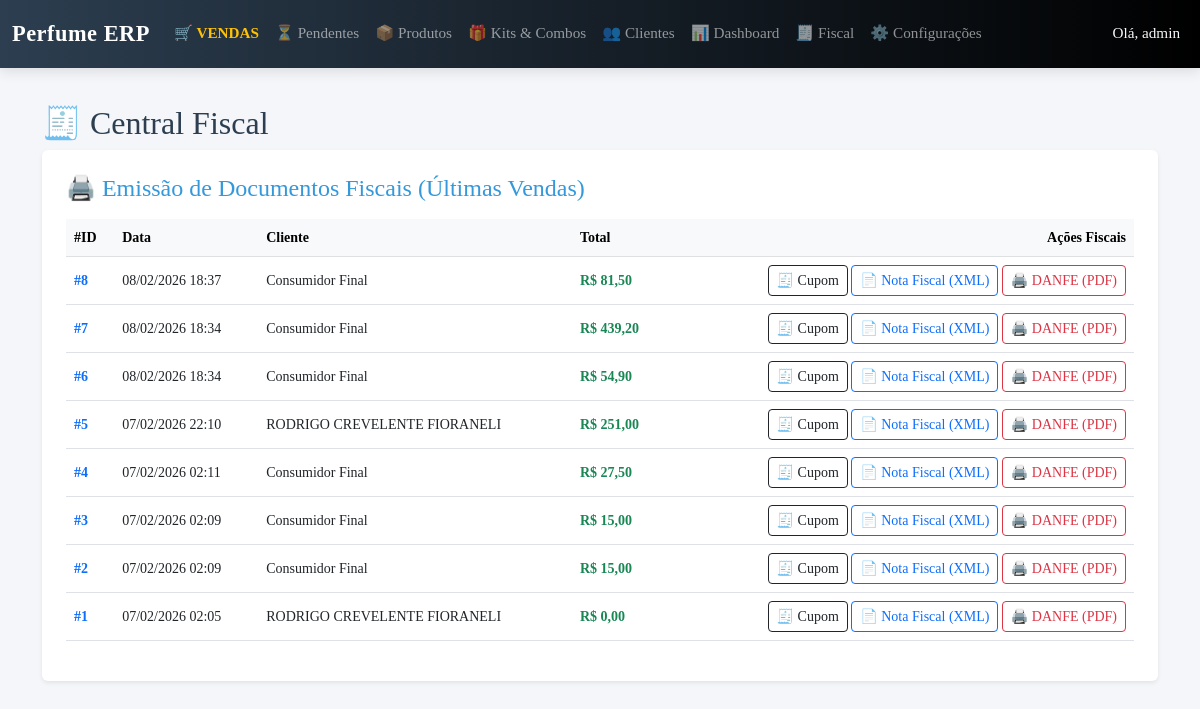
The app's page /relatorios/importar/ (signed in) with its own data.
### sales/models.py (models this page shows, shortened)
class Sale(models.Model):
    PAYMENT_CHOICES = [
        ('pix', 'PIX'),
        ('credit', 'Cartão de Crédito'),
        ('debit', 'Cartão de Débito'),
        ('cash', 'Dinheiro'),
    ]
    STATUS_CHOICES = [
        ('pending', 'Pendente'),
        ('completed', 'Finalizada'),
        ('canceled', 'Cancelada'),
    ]
    CALC_TYPE_CHOICES = [
        ('fixed', 'R$'),
        ('percent', '%'),
    ]
    salesperson = models.ForeignKey(User, on_delete=models.SET_NULL, null=True, blank=True, verbose_name="Vendedor")
    customer = models.ForeignKey(Customer, on_delete=models.SET_NULL, null=True, blank=True, verbose_name="Cliente")
    created_at = models.DateTimeField(auto_now_add=True, verbose_name="Data")
    payment_method = models.CharField("Pagamento", max_length=20, choices=PAYMENT_CHOICES, default='pix')
    installments = models.IntegerField("Parcelas", default=1)
    discount_value = models.DecimalField("Desconto", max_digits=10, decimal_places=2, default=0)
    discount_type = models.CharField("Tipo Desconto", max_length=10, choices=CALC_TYPE_CHOICES, default='fixed')
    amount_paid = models.DecimalField("Valor Pago", max_digits=10, decimal_places=2, default=0)
    tax_value = models.DecimalField("Acréscimo", max_digits=10, decimal_places=2, default=0)
    tax_type = models.CharField("Tipo Acréscimo", max_length=10, choices=CALC_TYPE_CHOICES, default='fixed')
    total = models.DecimalField(max_digits=10, decimal_places=2, default=0, editable=False)
    status = models.CharField("Status", max_length=20, choices=STATUS_CHOICES, default='pending')
    commission = models.DecimalField("Comissão", max_digits=10, decimal_places=2, default=0, editable=False)
    class Meta:
        verbose_name = "Venda"
        verbose_name_plural = "Vendas"

### customers/models.py (models this page shows, shortened)
class Customer(models.Model):
    CLASSIFICATION_CHOICES = [
        ('novo', 'Novo'),
        ('recorrente', 'Recorrente'),
        ('vip', 'VIP'),
    ]
    name = models.CharField("Nome Completo", max_length=255)
    cpf_cnpj = models.CharField("CPF/CNPJ", max_length=20, unique=True, blank=True, null=True)
    phone = models.CharField("Telefone / WhatsApp", max_length=20)
    email = models.EmailField("E-mail", blank=True, null=True)
    birth_date = models.DateField("Data de Nascimento", blank=True, null=True)
    zip_code = models.CharField("CEP", max_length=10, blank=True)
    street = models.CharField("Logradouro", max_length=100, blank=True)
    number = models.CharField("Número", max_length=10, blank=True)
    complement = models.CharField("Complemento", max_length=50, blank=True)
    neighborhood = models.CharField("Bairro", max_length=50, blank=True)
    city = models.CharField("Cidade", max_length=50, blank=True)
    state = models.CharField("UF", max_length=2, blank=True)
    fragrance_preferences = models.ManyToManyField(FragranceFamily, blank=True, verbose_name="Preferências Olfativas")
    favorite_brands = models.TextField("Marcas Favoritas", blank=True, help_text="Ex: Chanel, Dior (separado por vírgula)")
    loyalty_points = models.IntegerField("Pontos de Fidelidade", default=0)
    classification = models.CharField("Classificação", max_length=20, choices=CLASSIFICATION_CHOICES, default='novo')
    created_at = models.DateTimeField(auto_now_add=True)
    updated_at = models.DateTimeField(auto_now=True)
    class Meta:
        verbose_name = "Cliente"
        verbose_name_plural = "Clientes"

### sales/decorators.py (the view)
    def _wrapped_view(request, *args, **kwargs):
        if request.user.is_authenticated and request.user.is_superuser:
            return view_func(request, *args, **kwargs)
        messages.error(request, '⛔ Acesso Negado: Apenas administradores podem acessar esta área.')
        return redirect('pos_view')

### reports/views.py (called while the page is built, shortened)
@admin_required
@login_required
def import_data(request):
    recent_sales = Sale.objects.filter(status__in=['completed', 'pending']).select_related('customer').order_by('-created_at')[:10]
    return render(request, 'reports/import.html', {'sales': recent_sales})

### templates/reports/import.html (shortened to what this page needs)
{% extends 'base.html' %}
{% block content %}
<div class="container mt-4">
    <h2 style="color: #2c3e50;">🧾 Central Fiscal</h2>
    <div class="card p-4 mb-4 shadow-sm border-0">
        <h4 class="mb-3 text-primary">🖨️ Emissão de Documentos Fiscais (Últimas Vendas)</h4>
        <div class="table-responsive">
            <table class="table table-hover align-middle">
                <thead class="table-light">
                    <tr>
                        <th>#ID</th>
                        <th>Data</th>
                        <th>Cliente</th>
                        <th>Total</th>
                        <th style="text-align: right;">Ações Fiscais</th>
                    </tr>
                </thead>
                <tbody>
                    {% for sale in sales %}
                    <tr>
                        <td><a href="{% url 'sale_detail' sale.id %}" class="text-decoration-none fw-bold">#{{ sale.id }}</a></td>
                        <td>{{ sale.created_at|date:"d/m/Y H:i" }}</td>
                        <td>{{ sale.customer.name|default:"Consumidor Final" }}</td>
                        <td class="fw-bold text-success">R$ {{ sale.total|floatformat:2 }}</td>
                        <td style="text-align: right;">
                            <a href="{% url 'download_fiscal' sale.id 'cupom' %}" class="btn btn-sm btn-outline-dark" title="Imprimir Cupom">
                                🧾 Cupom
                            </a>
                            <a href="{% url 'download_fiscal' sale.id 'nfe' %}" class="btn btn-sm btn-outline-primary" title="Gerar XML NF-e">
                                📄 Nota Fiscal (XML)
                            </a>
                            <a href="{% url 'download_fiscal' sale.id 'danfe' %}" class="btn btn-sm btn-outline-danger" title="Imprimir DANFE">
                                🖨️ DANFE (PDF)
                            </a>
                        </td>
                    </tr>
                    {% empty %}
                    <tr><td colspan="5" class="text-center text-muted">Nenhuma venda encontrada.</td></tr>
                    {% endfor %}
                </tbody>
            </table>
        </div>
    </div>
</div>
{% endblock %}

### templates/base.html (shortened to what this page needs)
{% load static %}
<!DOCTYPE html>
<html lang="pt-br">
<head>
    <link href="https://cdn.jsdelivr.net/npm/bootstrap@5.3.0/dist/css/bootstrap.min.css" rel="stylesheet">
    <link href="https://cdn.datatables.net/1.13.4/css/dataTables.bootstrap5.min.css" rel="stylesheet">
    <link href="https://cdn.datatables.net/responsive/2.5.0/css/responsive.bootstrap5.min.css" rel="stylesheet">
</head>
<body class="{% if user.is_authenticated %}authenticated{% endif %}">
    {% if user.is_authenticated %}
    <nav class="navbar navbar-expand-lg navbar-dark bg-dark fixed-top shadow">
        <div class="container-fluid">
            <a class="navbar-brand" href="{% url 'home' %}">Perfume ERP</a>
            <div class="collapse navbar-collapse" id="navbarNav">
                {% if user.is_authenticated %}
                <ul class="navbar-nav me-auto">
                    <li class="nav-item"><a class="nav-link fw-bold text-warning" href="{% url 'pos_view' %}">🛒 VENDAS</a></li>
                    <li class="nav-item"><a class="nav-link" href="{% url 'pending_sales' %}">⏳ Pendentes</a></li>
                    <li class="nav-item"><a class="nav-link" href="{% url 'product_list' %}">📦 Produtos</a></li>
                    <li class="nav-item"><a class="nav-link" href="{% url 'kit_manage' %}">🎁 Kits & Combos</a></li>
                    <li class="nav-item"><a class="nav-link" href="{% url 'customer_list' %}">👥 Clientes</a></li>
                    {% if user.is_superuser %}
                    <li class="nav-item"><a class="nav-link" href="{% url 'reports_dashboard' %}">📊 Dashboard</a></li>
                    <li class="nav-item"><a class="nav-link" href="{% url 'import_data' %}">🧾 Fiscal</a></li>
                    <li class="nav-item"><a class="nav-link" href="{% url 'settings_dashboard' %}">⚙️ Configurações</a></li>
                    {% endif %}
                </ul>
                {% endif %}
                <ul class="navbar-nav">
                    {% if user.is_authenticated %}
                        <li class="nav-item"><span class="nav-link text-light">Olá, {{ user.username }}</span></li>
                    {% endif %}
                </ul>
            </div>
        </div>
    </nav>
    {% endif %}
    {% block content %}{% endblock %}
</body>
</html>

### records on screen
Sale: id "8", created_at "08/02/2026 18:37", customer.name "Consumidor Final", total "81,50"
Sale: id "7", created_at "08/02/2026 18:34", customer.name "Consumidor Final", total "439,20"
Sale: id "6", created_at "08/02/2026 18:34", customer.name "Consumidor Final", total "54,90"
Sale: id "5", created_at "07/02/2026 22:10", customer.name "RODRIGO CREVELENTE FIORANELI", total "251,00"
Sale: id "4", created_at "07/02/2026 02:11", customer.name "Consumidor Final", total "27,50"
Sale: id "3", created_at "07/02/2026 02:09", customer.name "Consumidor Final", total "15,00"
Sale: id "2", created_at "07/02/2026 02:09", customer.name "Consumidor Final", total "15,00"
Sale: id "1", created_at "07/02/2026 02:05", customer.name "RODRIGO CREVELENTE FIORANELI", total "0,00"

### other values on screen
{{ user.username }} "admin"
